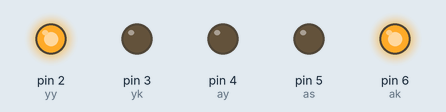
Simulated run of this sketch. Board: Arduino Uno, built with avr-gcc and run on an emulated ATmega328P. Parts: output pins drawn as LEDs (lit = HIGH).

Above: at 1.5 s.
At 7.0 s:
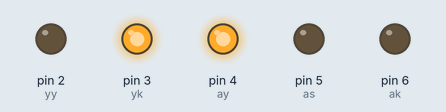
At 10.5 s:
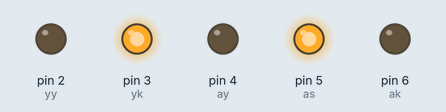
Timing chart, 0 to 14.3 s (numbered marks = the images above):
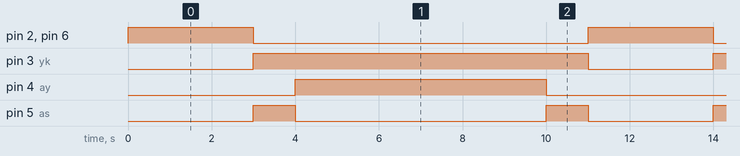

Measured:
- by itself, pin 2 (yy), pin 6 (ak): alternates HIGH for 3.0 s and LOW for 8.0 s
- by itself, pin 3 (yk): alternates HIGH for 8.0 s and LOW for 3.0 s
- by itself, pin 4 (ay): alternates HIGH for 6.0 s and LOW for 5.0 s
- by itself, pin 5 (as): repeats every 11.0 s: LOW 6.0 s, HIGH 1.0 s, LOW 3.0 s, HIGH 1.0 s

The sketch:

sketch_nov26a.ino
```cpp
int ak=6;
int as=5;
int ay=4;

int yk=3;
int yy=2;
void setup()
{
  pinMode(6, OUTPUT);
  pinMode(5, OUTPUT);
  pinMode(4, OUTPUT);
  pinMode(3, OUTPUT);
  pinMode(2, OUTPUT);
}

void loop()
{
  digitalWrite(ak, 1);
  digitalWrite(as, 0);
  digitalWrite(ay, 0);
  digitalWrite(yk, 0);
  digitalWrite(yy, 1);
  delay(3000);

  digitalWrite(ak, 0);
  digitalWrite(as, 1);
  digitalWrite(ay, 0);
  digitalWrite(yk, 1);
  digitalWrite(yy, 0);
  delay(1000);

  digitalWrite(ak, 0);
  digitalWrite(as, 0);
  digitalWrite(ay, 1);
  digitalWrite(yk, 1);
  digitalWrite(yy, 0);
  delay(6000);

  digitalWrite(ak, 0);
  digitalWrite(as, 1);
  digitalWrite(ay, 0);
  digitalWrite(yk, 1);
  digitalWrite(yy, 0);
  delay(1000);
}
```
